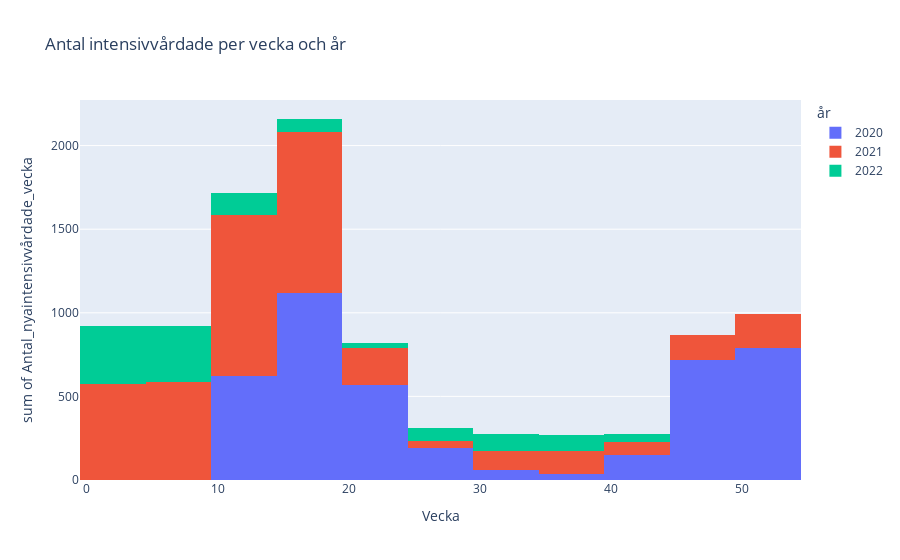

Notebook source saved alongside this figure:
### Markdown cell above
### KPI 1: Antal nya COVID-19-patienter som behöver intensivvård varje vecka

- Denna KPI representerar antalet nya COVID-19-patienter som behöver intensivvård varje vecka, vilket hjälper oss att förstå belastningen på intensivvårdsavdelningarna över tid.
  
- Observerades att från vecka 40 till 44 fanns det inga nya fall av intensivvårdsbehöv. Detta kan indikeraen nedgång i allvarliga fall, möjligen på grund av famgångsrika återder, vaccinationer eller sesongmässiga variationer i virusetsspridning.
  
- Denna KPI är avgörande för att förstå COVID-19:s påverkan på vården. En ökning av antalet nya intensivvårdade kan signalera en våg av mer allvarliga fall, medan en miskning kan antyda en avmattning av pandemin eller effektiviteten av folkhälsopolitik.

- Histogrammet visar tydligt perioderna med högre ovh lägre belastning på intensivvården. De tomma perioderna kan undersökas vidare för att förstå bakomliggande faktorer.

- Denna KPI kan även användas för att föruse och förbereda för framtida vårdsbehov i pandemins olika faser.

### Code cell
# Diagram med veckonummernm, antal nyaintensivvårdade och vilken år
diagram_covid = px.histogram(covid_veckodata, x=['veckonummer'], y='Antal_nyaintensivvårdade_vecka', color='år', title='Antal intensivvårdade per vecka och år')

# Updatera x-axis title
diagram_covid.update_layout(xaxis_title="Vecka")

# Vissa diagrammet
diagram_covid

### Figure 1 — Plotly figure (JSON) as saved in the notebook; plotly's stock layout.template omitted (floating-point values rounded to 4 significant figures)
{"data": [{"alignmentgroup": "True", "bingroup": "x", "histfunc": "sum", "hovertemplate": "år=2020<br>value=%{x}<br>sum of Antal_nyaintensivvårdade_vecka=%{y}<extra></extra>", "legendgroup": "2020", "marker": {"color": "#636efa", "pattern": {"shape": ""}}, "name": "2020", "offsetgroup": "2020", "orientation": "v", "showlegend": true, "type": "histogram", "x": [6, 7, 8, 9, 10, 11, 12, 13, 14, 15, 16, 17, 18, 19, 20, 21, 22, 23, 24, 25, 26, 27, 28, 29, 30, 31, 32, 33, 34, 35, 36, 37, 38, 39, 40, 41, 42, 43, 44, 45, 46, 47, 48, 49, 50, 51, 52, 53], "xaxis": "x", "y": [0, 0, 0, 0, 3, 16, 88, 238, 277, 289, 250, 238, 188, 156, 124, 111, 122, 123, 90, 74, 56, 34, 14, 14, 12, 11, 16, 13, 8, 7, 8, 8, 7, 8, 14, 22, 19, 37, 59, 110, 120, 153, 170, 166, 165, 187, 206, 234], "yaxis": "y"}, {"alignmentgroup": "True", "bingroup": "x", "histfunc": "sum", "hovertemplate": "år=2021<br>value=%{x}<br>sum of Antal_nyaintensivvårdade_vecka=%{y}<extra></extra>", "legendgroup": "2021", "marker": {"color": "#EF553B", "pattern": {"shape": ""}}, "name": "2021", "offsetgroup": "2021", "orientation": "v", "showlegend": true, "type": "histogram", "x": [1, 2, 3, 4, 5, 6, 7, 8, 9, 10, 11, 12, 13, 14, 15, 16, 17, 18, 19, 20, 21, 22, 23, 24, 25, 26, 27, 28, 29, 30, 31, 32, 33, 34, 35, 36, 37, 38, 39, 40, 41, 42, 43, 44, 45, 46, 47, 48, 49, 50, 51, 52], "xaxis": "x", "y": [185, 153, 125, 109, 105, 105, 109, 133, 135, 149, 166, 176, 219, 250, 246, 211, 206, 181, 118, 87, 60, 29, 32, 11, 14, 4, 7, 10, 6, 13, 19, 22, 24, 36, 47, 29, 24, 21, 17, 15, 14, 15, 17, 17, 22, 13, 36, 32, 47, 66, 56, 81], "yaxis": "y"}, {"alignmentgroup": "True", "bingroup": "x", "histfunc": "sum", "hovertemplate": "år=2022<br>value=%{x}<br>sum of Antal_nyaintensivvårdade_vecka=%{y}<extra></extra>", "legendgroup": "2022", "marker": {"color": "#00cc96", "pattern": {"shape": ""}}, "name": "2022", "offsetgroup": "2022", "orientation": "v", "showlegend": true, "type": "histogram", "x": [1, 2, 3, 4, 5, 6, 7, 8, 9, 10, 11, 12, 13, 14, 15, 16, 17, 18, 19, 20, 21, 22, 23, 24, 25, 26, 27, 28, 29, 30, 31, 32, 33, 34, 35, 36, 37, 38, 39, 40, 41, 42], "xaxis": "x", "y": [76, 94, 84, 98, 90, 85, 63, 57, 37, 42, 23, 22, 21, 28, 23, 20, 12, 10, 11, 5, 3, 9, 8, 7, 14, 9, 9, 19, 27, 12, 23, 27, 29, 13, 27, 14, 13, 22, 15, 19, 13, 17], "yaxis": "y"}], "layout": {"barmode": "relative", "legend": {"title": {"text": "år"}, "tracegroupgap": 0}, "title": {"text": "Antal intensivvårdade per vecka och år"}, "xaxis": {"anchor": "y", "domain": [0, 1], "title": {"text": "Vecka"}}, "yaxis": {"anchor": "x", "domain": [0, 1], "title": {"text": "sum of Antal_nyaintensivvårdade_vecka"}}}}
